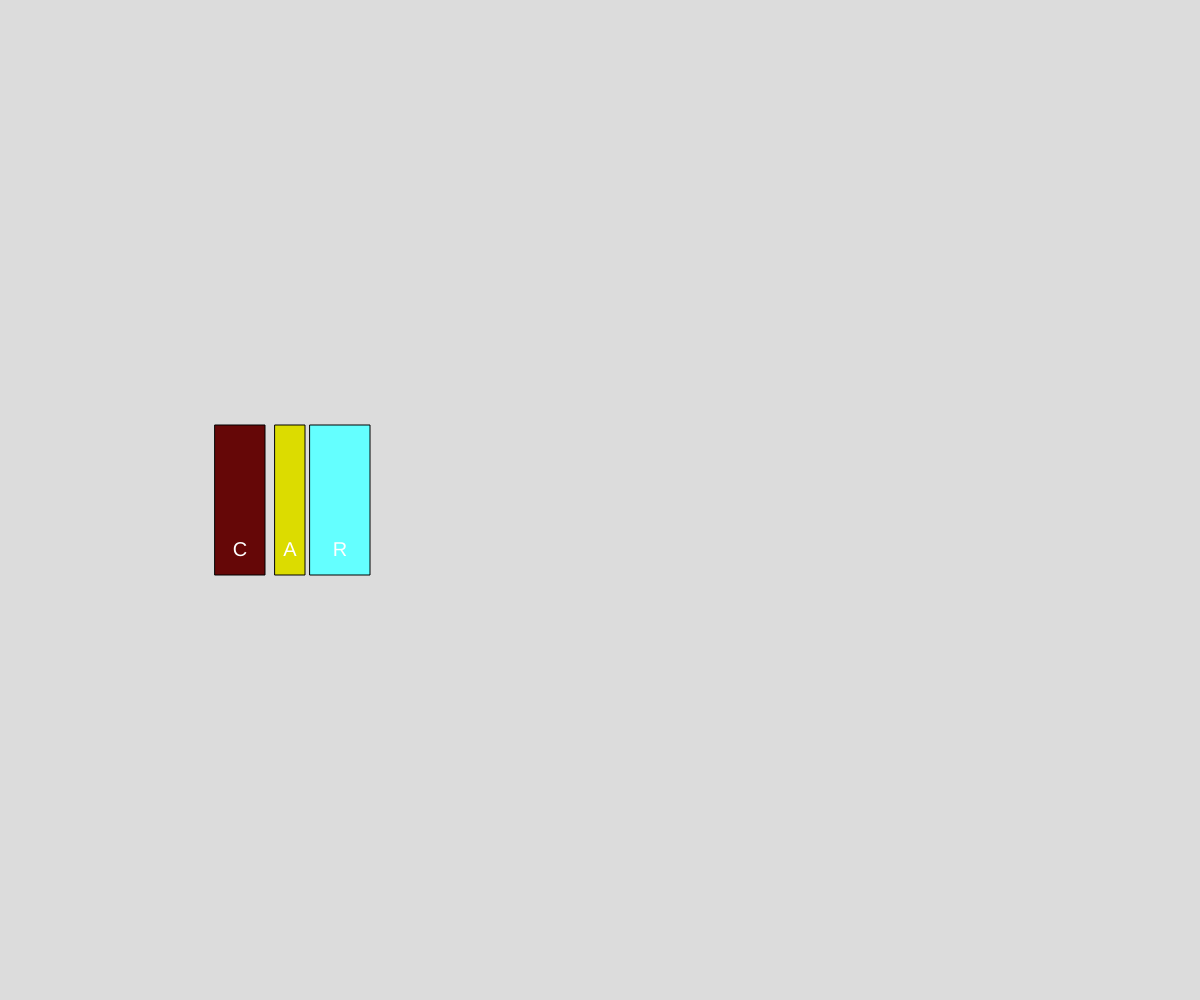
Frame 1 (no input)
Frame 60 (no input): identical to frame 1, image omitted
Frame 120 (the mouse pressed at the canvas centre since frame 60): identical to frame 1, image omitted

The p5.js sketch that drew this single still picture (run headless with seeded random() and noise() and a simulated clock; from frame 60 on, the mouse is pressed at the canvas centre):

// p5.js sketch
// ── sketch.js
// Objets Demo
// Dara Bejide
// Oct 14, 2026.
//
// Extra for Experts:
// - describe what you did to take this project "above and beyond"

//Global Variables
let myBook;
let spot;

//challenges: 
// 1) add and display 2 more books. 1 softcover, 1 hard cover.
// 2) Fill an array with 5 books

async function setup() {
  createCanvas(windowWidth, windowHeight);
  spot = width*0.2;
  //create a single book
  myBook = new Book("CS30 Text", "Mr. Scott", 1234567098765, "leatherbound", 500, spot);
  myBook2 = new Book("Alice in Wonderland", "Charles Darwin", 1987654321233, "softcover", 300,
    spot+50);
  myBook3 = new Book("Room", "Emma Donald", 2356891245780, "hardcover", 600, spot+100);
}

function draw() {
  background(220);
  myBook.display();
  myBook2.display();
  myBook3.display();
}


//classes are nicely organised into the bottom of our file, or perhaps their own file.

class Book{
  //1. constructor
  constructor(title, author, isbn, cover, pages, x){
    this.title = title;
    this.author = author;
    this.isbn = isbn;
    this.cover = cover;
    this.pages = pages;
    this.x = x;
  }
  //2. class functions
  //inside a class, we omit the "function" keyword
  display(){
    //render our bookobject on the canvas
    rectMode(CENTER);
    textAlign(CENTER, CENTER);
    textSize(20);

    //set fill colour based on cover type (H, S, L)
    switch(this.cover){
      case "softcover":
        fill(220, 220, 0);
        break;
      case "hardcover":
        fill(100, 255, 255);
        break;
      case "leatherbound":
        fill(101, 7, 7);
        break;
    }

    //finall draw book spine
    rect(this.x, height/2, this.pages/10, 150);
    fill(255);
    text(this.title[0], this.x, height/2+50);
  }
}
